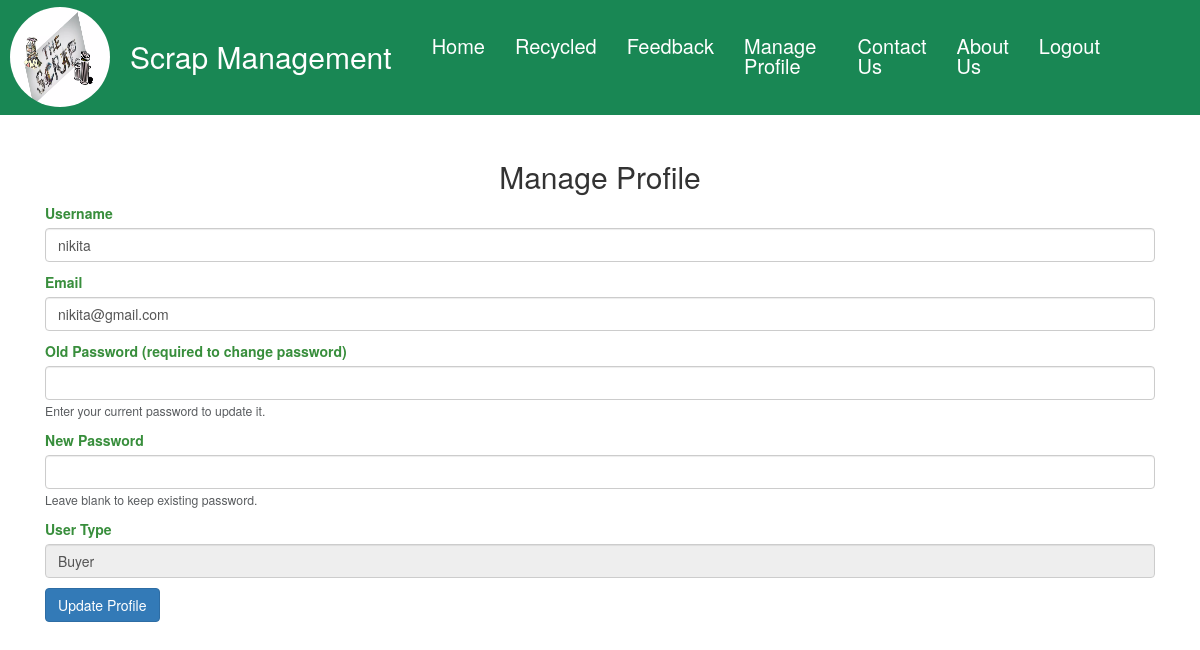
The app's page /manage_profile_buyer.php (signed in) with its own data.
### tables this page shows
CREATE TABLE `register` (
  `id` int(11) NOT NULL,
  `username` varchar(100) NOT NULL,
  `email` varchar(100) NOT NULL,
  `password` varchar(255) NOT NULL,
  `cpassword` varchar(255) NOT NULL,
  `user_type` enum('Buyer','Seller') NOT NULL
);

### manage_profile_buyer.php (the view, shortened to what this page needs)
<?php
$con = mysqli_connect("localhost", "root", "", "project");
$email = $_SESSION['email'];
$sql = "SELECT * FROM register WHERE email='$email'";
$result = mysqli_query($con, $sql);
$user = mysqli_fetch_assoc($result);
?>
<!DOCTYPE html>
<html lang="en">
<head>
    <link href="https://cdn.jsdelivr.net/npm/bootstrap@5.3.1/dist/css/bootstrap.min.css" rel="stylesheet">
</head>
<body>
<?php include('header_buyer.php');
?>
<div class="container mt-5" >
    <h2 class="text-center" style="margin-top: 100px;">Manage Profile</h2>
    <div class="position-fixed top-0 end-0 p-3"  >
    </div>
    <form method="post">
        <div class="mb-3">
            <label class="form-label">Username</label>
            <input type="text" name="username" class="form-control" value="<?php echo $user['username']; ?>" required>
        </div>
        <div class="mb-3">
            <label class="form-label">Email</label>
            <input type="email" name="email" class="form-control" value="<?php echo $user['email']; ?>" required>
        </div>
        <div class="mb-3">
            <label class="form-label">Old Password (required to change password)</label>
            <input type="password" name="old_password" class="form-control">
            <small class="form-text text-muted">Enter your current password to update it.</small>
        </div>
        <div class="mb-3">
            <label class="form-label">New Password</label>
            <input type="password" name="password" class="form-control">
            <small class="form-text text-muted">Leave blank to keep existing password.</small>
        </div>
        <div class="mb-3">
            <label class="form-label">User Type</label>
            <input type="text" class="form-control" value="<?php echo $user['user_type']; ?>" readonly>
        </div>
        <button type="submit" class="btn btn-primary">Update Profile</button>
    </form>
</div>
</body>
</html>

### manage_profile_buyer.php (style rules this page uses)
body { background-color: #e8f5e9; color: #388e3c; }
.container { background-color: #ffffff; border-radius: 10px; padding: 30px; height: 300px !important; }
.btn-primary { background-color: #388e3c; border-color: #388e3c; }
.form-control { border-radius: 5px; border: 1px solid #388e3c; }
.form-label { color: #388e3c; }
.form-text { color: #388e3c; }

### records on screen
register: username "nikita", email "nikita@gmail.com", user_type "Buyer"
